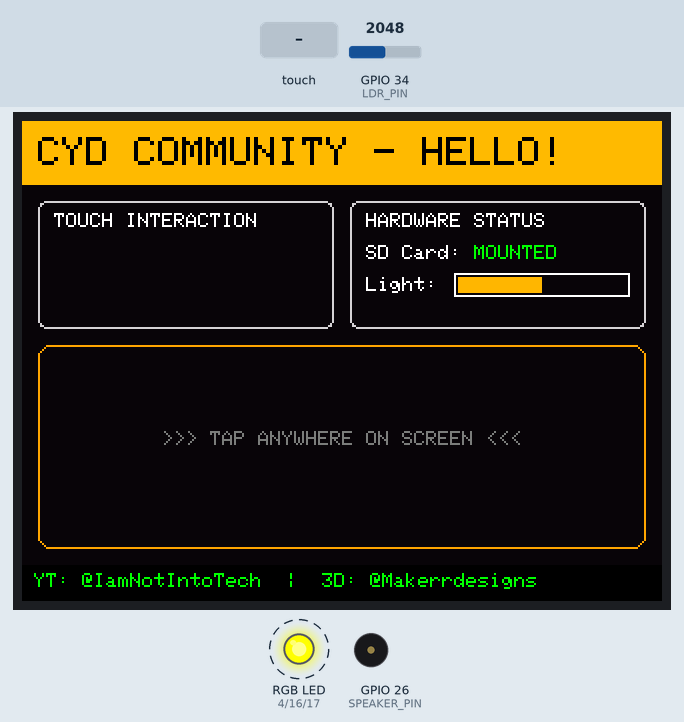
A sketch run on a simulated ESP32. On the bench: 320×240 colour display, an RGB LED mixed from three pins (HIGH = lit), buzzer (waves = sounding). Dashed ring = blinking. The test bench sets the inputs (shaded band); at power-on: GPIO 34 (LDR_PIN) = 2048. Storage starts empty; what the sketch prints to the serial monitor is not drawn.

Above: at 0.98 s.
1.8 s: touch panel pressed at 13 % / 10 % of its raw x / y range
At 3.38 s:
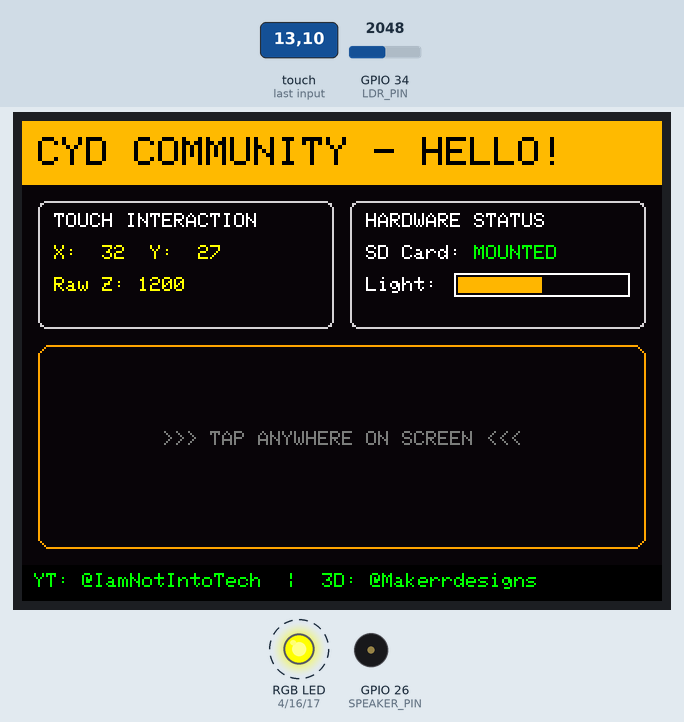
4.2 s: touch panel pressed at 13 % / 50 % of its raw x / y range
At 5.78 s:
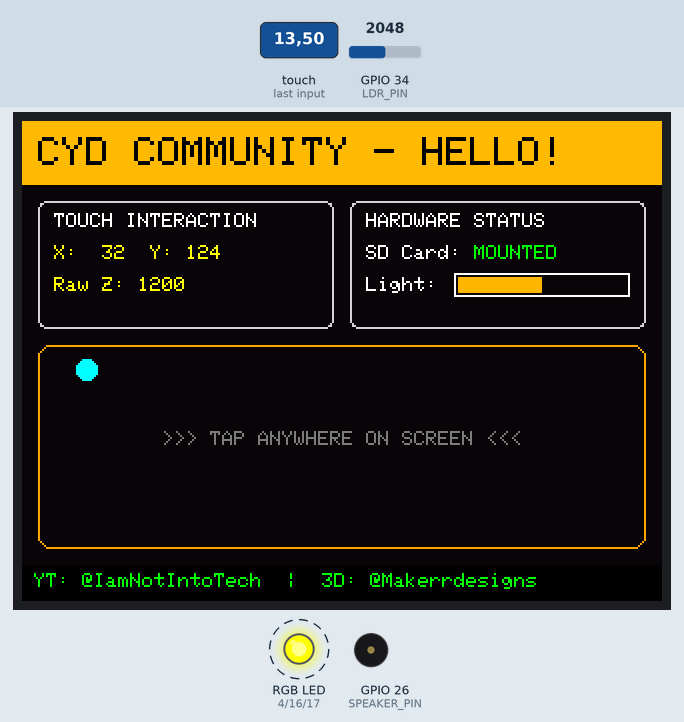
6.6 s: GPIO 34 (LDR_PIN) set to 2866
At 6.84 s:
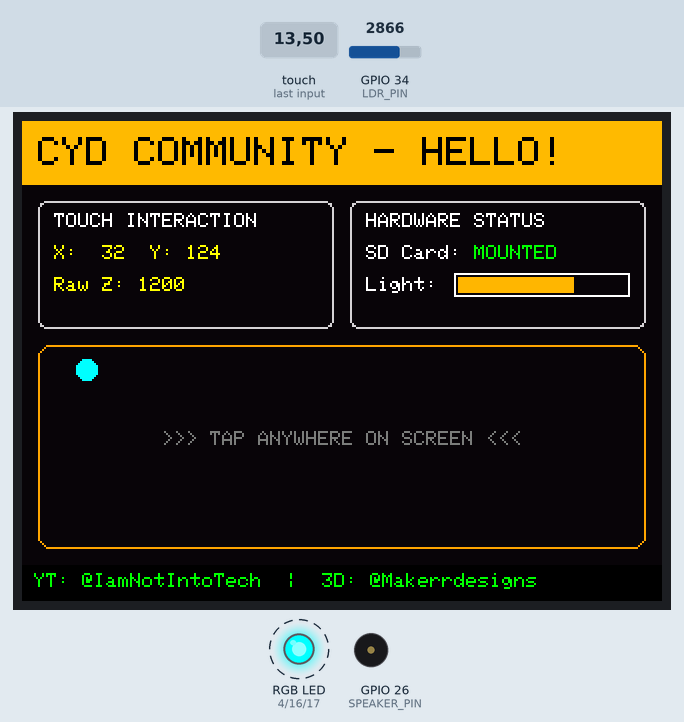
8.2 s: GPIO 34 (LDR_PIN) set to 3603
At 8.7 s:
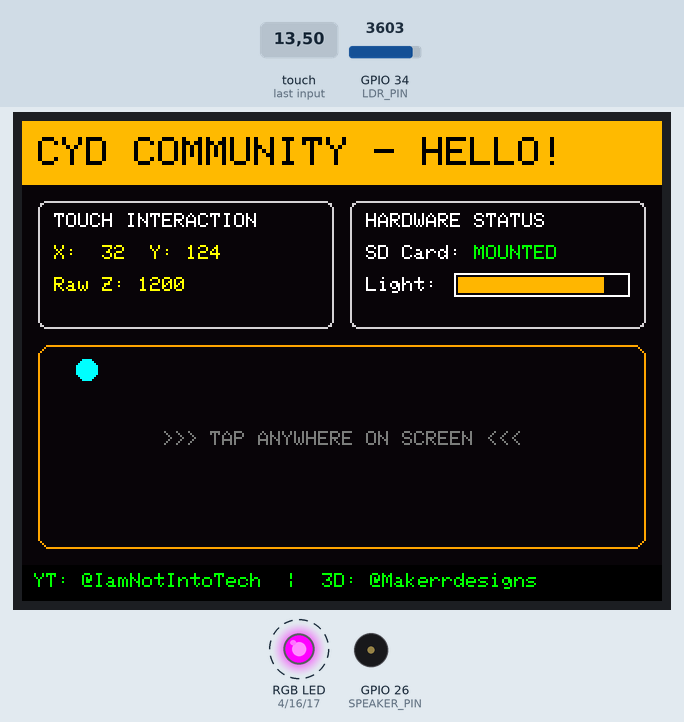
9.8 s: GPIO 34 (LDR_PIN) set to 3840
Timing chart, 0 to 12.4 s (numbered marks = the images above; inputs shaded):
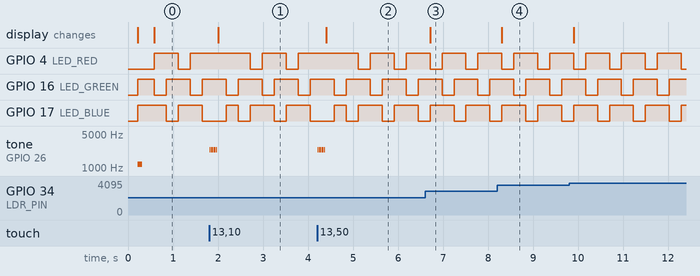

The sketch:

01-hello-cyd.ino
```cpp
/**
 * @file 01-hello-cyd.ino
 * @brief "Hello CYD" Complete All-in-One Hardware Test & Starter Sketch
 * @author Tushar Aggarwal (tushar2704)
 * @repository https://github.com/tushar2704/Cheap-Yellow-Display-Community
 *
 * 📺 Watch the full video tutorial on YouTube:
 * - Tech & Coding: https://youtube.com/@IamNotIntoTech
 * - 3D Printing & Enclosure: https://youtube.com/@Makerrdesigns
 *
 * Hardware Supported:
 * - ESP32-2432S028R (2.8" Resistive Touch CYD - Default)
 *
 * Features:
 * 1. TFT Display Graphics & Color Bar demonstration
 * 2. Real-time XPT2046 Touch Screen tracking with crosshairs & coordinates
 * 3. Onboard RGB LED cycling animation (GPIO 4, 16, 17)
 * 4. Ambient Light Sensor (LDR) real-time gauge (GPIO 34)
 * 5. Touch acoustic feedback beep via onboard speaker (GPIO 26)
 * 6. MicroSD card detection test (GPIO 5)
 */

#include <SPI.h>
#include <TFT_eSPI.h>
#include <XPT2046_Touchscreen.h>
#include <SD.h>

// Onboard Hardware Pins for ESP32-2432S028R
#define XPT2046_IRQ 36
#define XPT2046_MOSI 13
#define XPT2046_MISO 12
#define XPT2046_CLK 14
#define XPT2046_CS 33

#define SD_CS 5
#define SD_SCK 18
#define SD_MISO 19
#define SD_MOSI 23

#define LED_RED 4     // Active LOW
#define LED_GREEN 16  // Active LOW
#define LED_BLUE 17   // Active LOW
#define LDR_PIN 34    // Analog light sensor
#define SPEAKER_PIN 26 // Audio DAC/Tone

// Touch SPI Bus & Instances
SPIClass touchSPI(VSPI);
XPT2046_Touchscreen ts(XPT2046_CS, XPT2046_IRQ);
TFT_eSPI tft = TFT_eSPI();
SPIClass sdSPI(HSPI);

// Calibration constants for 2.8" Resistive Touch (Landscape)
#define TS_MINX 300
#define TS_MAXX 3800
#define TS_MINY 200
#define TS_MAXY 3700

bool sdCardDetected = false;
unsigned long lastSensorUpdate = 0;
int ledCycle = 0;

void setRgbLed(bool r, bool g, bool b) {
  digitalWrite(LED_RED, r ? LOW : HIGH);
  digitalWrite(LED_GREEN, g ? LOW : HIGH);
  digitalWrite(LED_BLUE, b ? LOW : HIGH);
}

void playBeep(int freq, int durationMs) {
  tone(SPEAKER_PIN, freq, durationMs);
}

void setup() {
  Serial.begin(115200);
  delay(200);
  Serial.println("============================================");
  Serial.println("🟡 Cheap Yellow Display Community — Hello CYD");
  Serial.println("Author: Tushar Aggarwal (@tushar2704)");
  Serial.println("YouTube: @IamNotIntoTech | @Makerrdesigns");
  Serial.println("============================================");

  // Initialize LEDs
  pinMode(LED_RED, OUTPUT);
  pinMode(LED_GREEN, OUTPUT);
  pinMode(LED_BLUE, OUTPUT);
  setRgbLed(true, false, false); // Red during boot

  // Initialize Speaker
  pinMode(SPEAKER_PIN, OUTPUT);
  playBeep(1200, 100);

  // Initialize Display
  tft.init();
  tft.setRotation(1); // Landscape (320x240)
  tft.fillScreen(TFT_BLACK);

  // Initialize Touchscreen SPI
  touchSPI.begin(XPT2046_CLK, XPT2046_MISO, XPT2046_MOSI, XPT2046_CS);
  ts.begin(touchSPI);
  ts.setRotation(1);

  // Initialize MicroSD Card test
  sdSPI.begin(SD_SCK, SD_MISO, SD_MOSI, SD_CS);
  if (SD.begin(SD_CS, sdSPI)) {
    sdCardDetected = true;
    Serial.println("✅ MicroSD Card detected successfully!");
  } else {
    sdCardDetected = false;
    Serial.println("ℹ️ No MicroSD Card detected (normal if empty).");
  }

  // Draw Initial UI Layout
  drawStaticUI();
  setRgbLed(false, true, false); // Green when ready
}

void drawStaticUI() {
  tft.fillScreen(0x0821); // Dark background

  // Header Banner
  tft.fillRect(0, 0, 320, 32, 0xFDC0); // Vibrant CYD Yellow
  tft.setTextColor(TFT_BLACK, 0xFDC0);
  tft.setTextSize(2);
  tft.setCursor(8, 8);
  tft.println("CYD COMMUNITY - HELLO!");

  // Channel Credits bar
  tft.fillRect(0, 222, 320, 18, TFT_BLACK);
  tft.setTextColor(0x07E0, TFT_BLACK); // Green text
  tft.setTextSize(1);
  tft.setCursor(6, 226);
  tft.println("YT: @IamNotIntoTech  |  3D: @Makerrdesigns");

  // Status Cards
  tft.drawRoundRect(8, 40, 148, 64, 4, TFT_LIGHTGREY);
  tft.setTextColor(TFT_WHITE, 0x0821);
  tft.setTextSize(1);
  tft.setCursor(16, 46);
  tft.println("TOUCH INTERACTION");

  tft.drawRoundRect(164, 40, 148, 64, 4, TFT_LIGHTGREY);
  tft.setCursor(172, 46);
  tft.println("HARDWARE STATUS");

  // SD Status text inside card
  tft.setCursor(172, 62);
  tft.print("SD Card: ");
  if (sdCardDetected) {
    tft.setTextColor(TFT_GREEN, 0x0821);
    tft.println("MOUNTED");
  } else {
    tft.setTextColor(TFT_RED, 0x0821);
    tft.println("NONE");
  }

  // LDR Ambient Light Bar Frame
  tft.setTextColor(TFT_WHITE, 0x0821);
  tft.setCursor(172, 78);
  tft.print("Light: ");
  tft.drawRect(216, 76, 88, 12, TFT_WHITE);

  // Interactive Touch Pad Canvas
  tft.drawRoundRect(8, 112, 304, 102, 6, 0xFD20); // Orange border
  tft.setTextColor(TFT_DARKGREY, 0x0821);
  tft.setCursor(70, 155);
  tft.setTextSize(1);
  tft.println(">>> TAP ANYWHERE ON SCREEN <<<");
}

void loop() {
  unsigned long now = millis();

  // Read Touchscreen
  if (ts.touched()) {
    TS_Point p = ts.getPoint();

    // Map raw ADC touch values to screen coordinates
    int touchX = map(p.x, TS_MINX, TS_MAXX, 0, 320);
    int touchY = map(p.y, TS_MINY, TS_MAXY, 0, 240);
    touchX = constrain(touchX, 0, 319);
    touchY = constrain(touchY, 0, 239);

    // Update coordinates readout
    tft.fillRect(16, 60, 132, 36, 0x0821);
    tft.setTextColor(TFT_YELLOW, 0x0821);
    tft.setTextSize(1);
    tft.setCursor(16, 62);
    tft.printf("X: %3d  Y: %3d", touchX, touchY);
    tft.setCursor(16, 78);
    tft.printf("Raw Z: %4d", p.z);

    // Draw touch crosshair in interactive zone
    if (touchY > 115 && touchY < 210 && touchX > 12 && touchX < 308) {
      tft.fillCircle(touchX, touchY, 5, TFT_CYAN);
    }

    // Audible touch tone
    playBeep(2400, 20);

    // Flash Blue LED on touch
    setRgbLed(false, false, true);
  }

  // Update Ambient Light Sensor (every 250ms)
  if (now - lastSensorUpdate > 250) {
    lastSensorUpdate = now;

    int lightVal = analogRead(LDR_PIN); // 0 (dark) to 4095 (bright)
    int barWidth = map(lightVal, 0, 4095, 0, 84);
    barWidth = constrain(barWidth, 0, 84);

    tft.fillRect(218, 78, barWidth, 8, TFT_ORANGE);
    tft.fillRect(218 + barWidth, 78, 84 - barWidth, 8, 0x0821);

    // Subtle RGB LED idle pulse
    ledCycle = (ledCycle + 1) % 3;
    if (!ts.touched()) {
      if (ledCycle == 0) setRgbLed(true, false, false);
      else if (ledCycle == 1) setRgbLed(false, true, false);
      else setRgbLed(false, false, true);
    }
  }

  delay(20);
}
```

Measured:
- after the input at 1.8 s, tone on GPIO 26 (SPEAKER_PIN): alternates 2400 Hz for 0.02 s and silent for 0.01 s, 12 changes in all, then stays silent, starting at once; the display: changes after 0.20 s (image 1)
- after the input at 4.2 s, tone on GPIO 26 (SPEAKER_PIN): alternates 2400 Hz for 0.02 s and silent for 0.01 s, 12 changes in all, then stays silent, starting at once; the display: changes after 0.20 s (image 2)
- after the input at 6.6 s, the display: changes after 0.11 s (image 3)
- after the input at 8.2 s, the display: changes after 0.11 s (image 4)
- by itself, GPIO 4 (LED_RED), GPIO 16 (LED_GREEN), GPIO 17 (LED_BLUE): alternates HIGH for 0.53 s and LOW for 0.27 s
